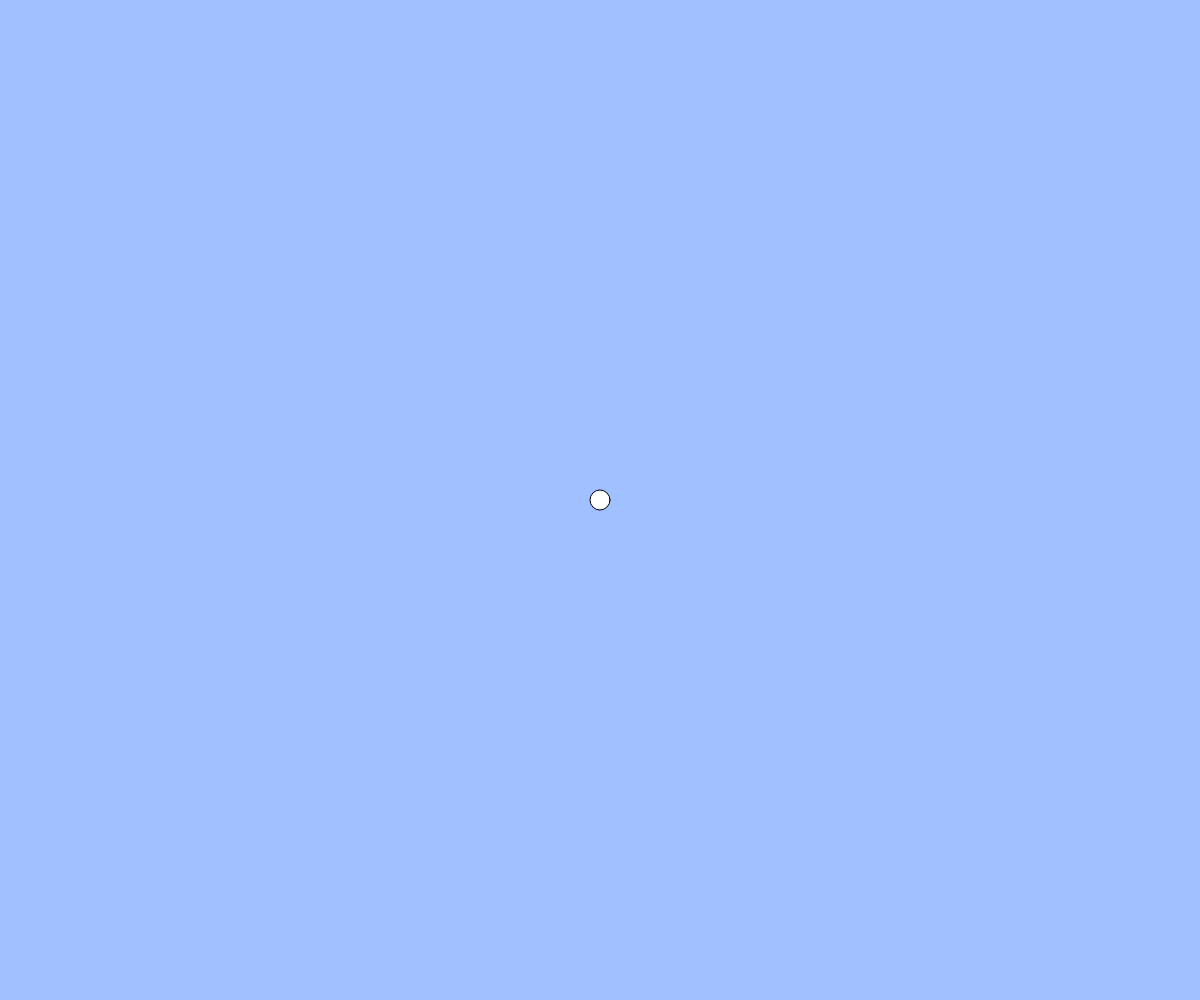
Frame 1 (no input)
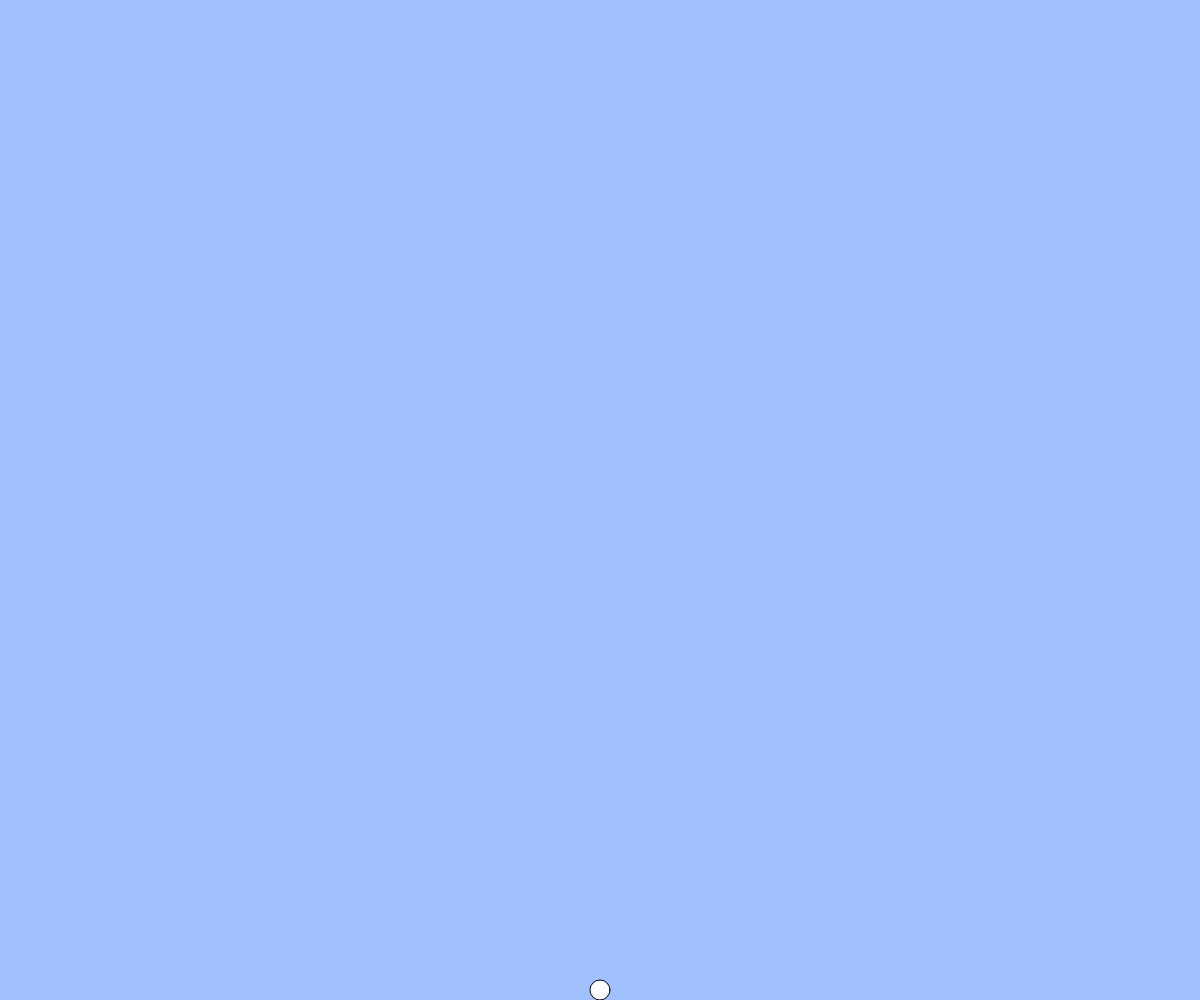
Frame 60 (no input)
Frame 120 (the mouse pressed at the canvas centre since frame 60): identical to frame 60, image omitted

The p5.js sketch that drew these frames (run headless with seeded random() and noise() and a simulated clock; from frame 60 on, the mouse is pressed at the canvas centre):

// p5.js sketch
// ── sketch.js
// テキスト「アニメーションの基本」
let x, y, vx, vy;
const g = 1; // 重力加速度
const vyMax = 30;

function setup(){
  createCanvas(windowWidth, windowHeight);
  x = width / 2;
  y = height / 2;
  vx = 8;
  vy = 8;
}

function draw(){
  background(160, 192, 255);
  ellipse(x, y, 20, 20);
  //x += vx;
  y += vy;

  // 重力（コメント機能でオンオフ切り替えて実行してみましょう）
  vy = constrain(vy + g, -vyMax, vyMax);

  // 端の処理パターン (1) 反対側から出てくる
  // if(x > width){ x = 0; }
  // else if(x < 0){ x = width; }
  // if(y > height){ y = 0; }
  // if(y < 0){ y = height; }

　// 端の処理パターン (2) 跳ね返る
  //if(x < 0 || x > width){ vx = -1 * vx; }
  //if(y > height){ vy = -1 * vy; }
  if(y>height){vy=0;}
  x = constrain(x, 0, width);
  y = constrain(y, 0, height-10);

  if(keyIsDown(LEFT_ARROW)){x-=5}
  if(keyIsDown(RIGHT_ARROW)){x+=5}
  if(y>=height-10 && keyIsDown(" ".charCodeAt(0))){ vy= -20; }
}

function windowResized(){
  resizeCanvas(windowWidth, windowHeight);
}
